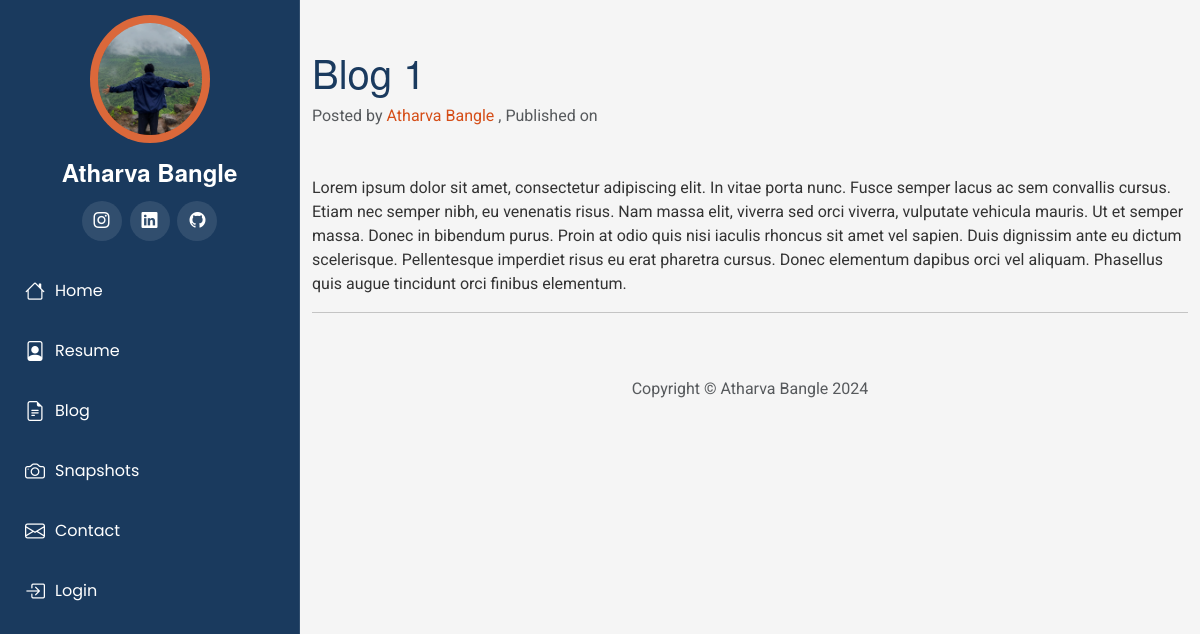
Before: /blog/1/ with the older database file.
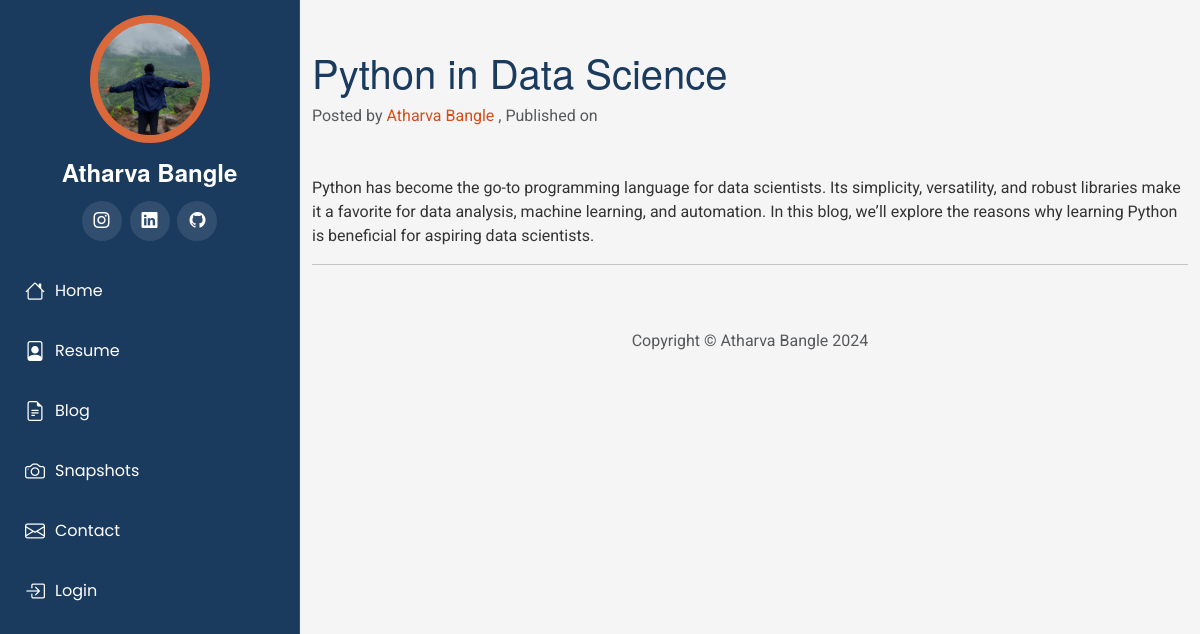
After: the same page with the newer database file.
### blog/models.py (models this page shows, shortened)
class Post(models.Model):
    title = models.CharField(max_length=100)
    subtitle = models.CharField(max_length=100)
    date = models.DateTimeField(default=timezone.now)
    body = models.TextField()

### blog/views.py (the view)
# urls.py: path('blog/<str:post_id>/', blog_views.post, name='post'),
def post(request, post_id):
    posts = Post.objects.get(id=post_id)
    return render(request, 'post.html', {'posts': posts})

### templates/post.html (shortened to what this page needs)
{% load static %}
<!DOCTYPE html>
<html lang="en">
<head>
    <link href="{% static 'vendor/bootstrap/css/bootstrap.min.css' %}" rel="stylesheet">
    <link href="{% static 'vendor/bootstrap-icons/bootstrap-icons.css' %}" rel="stylesheet">
    <link href="https://unpkg.com/aos@2.3.1/dist/aos.css" rel="stylesheet">
    <link href="{% static 'vendor/glightbox/css/glightbox.min.css' %}" rel="stylesheet">
    <link href="{% static 'vendor/swiper/swiper-bundle.min.css' %}" rel="stylesheet">
    <link href="{% static 'css/main.css' %}" rel="stylesheet">
</head>
<body>
    <header id="header" class="header d-flex flex-column">
        <div class="profile-img">
            <img src="{% static 'img/profile.jpg' %}" alt="Profile Image" class="img-fluid rounded-circle">
        </div>
        <a href="{% url 'home' %}" class="logo d-flex align-items-center justify-content-center">
            <h1 class="sitename">Atharva Bangle</h1>
        </a>
        <div class="social-links text-center">
            <a href="https://www.instagram.com/abros3006?igsh=MWV3dnF6Z2ZwOHY4OA==" class="instagram" aria-label="Instagram"><i class="bi bi-instagram"></i></a>
            <a href="https://www.linkedin.com/in/atharva-bangle/" class="linkedin" aria-label="LinkedIn"><i class="bi bi-linkedin"></i></a>
            <a href="https://github.com/Abros3006" class="github" aria-label="GitHub"><i class="bi bi-github"></i></a>
        </div>
        <nav id="navmenu" class="navmenu">
            <ul>
              <li>
                <a href="{% url 'home' %}" class="{% if request.path == '/' %}active{% endif %}">
                  <i class="bi bi-house navicon"></i>Home
                </a>
              </li>
              <li>
                <a href="{% url 'resume' %}" class="{% if request.path == '/resume/' %}active{% endif %}">
                  <i class="bi bi-file-person navicon"></i>Resume
                </a>
              </li>
              <li>
                <a href="{% url 'blog' %}" class="{% if request.path == '/blog/' %}active{% endif %}">
                  <i class="bi bi-file-earmark-text navicon"></i>Blog
                </a>
              </li>
              <li>
                <a href="{% url 'snapshots' %}" class="{% if request.path == '/snapshots/' %}active{% endif %}">
                  <i class="bi bi-camera navicon"></i>Snapshots
                </a>
              </li>
              <li>
                <a href="{% url 'home' %}#contact">
                  <i class="bi bi-envelope navicon"></i>Contact
                </a>
              </li>
              {% if user.is_authenticated %}
                <li>
                  <a href="{% url 'logout' %}">
                    <i class="bi bi-box-arrow-right navicon"></i>Logout
                  </a>
                </li>
              {% else %}
                <li>
                  <a href="{% url 'login' %}">
                    <i class="bi bi-box-arrow-in-right navicon"></i>Login
                  </a>
                </li>
              {% endif %}
            </ul>
          </nav>
    </header>
    <main class="main">
        <div class="container mt-5">
            <div class="row">
                <div class="mx-auto">
                    <h1 class="mb-2">{{posts.title}}</h1>
                    <p class="text-muted mb-5">Posted by <a href="#">Atharva Bangle</a> , Published on {{posts.Date}}</p>
                    <p class="post-excerpt">{{posts.body}}</p>
                    <hr>
                </div>
            </div>
            <footer>
              <div class="container mt-5">
                  <div class="row">
                      <div class="col-9 mx-auto">
                          <p class="text-center text-muted mb-2">Copyright © Atharva Bangle 2024</p>
                      </div>
                  </div>
              </div>
          </footer>
      </div>
    </main>
</body>
</html>

### static/css/main.css (style rules this page uses)
:root { --default-font: "Roboto", system-ui, -apple-system, "Segoe UI", Roboto, "Helvetica Neue", Arial, "Noto Sans", "Liberation Sans", sans-serif, "Apple Color Emoji", "Segoe UI Emoji", "Segoe UI Symbol", "Noto Color Emoji"; --heading-font: "Helvetica Neue", sans-serif; --nav-font: "Poppins", sans-serif; }
:root { --background-color: #F5F5F5; --default-color: #333333; --heading-color: #1A3A5E; --accent-color: #d54e18; --contrast-color: #FFFFFF; --nav-color: #FFFFFF; --nav-hover-color: #d54e18; --nav-dropdown-background-color: #FFFFFF; --nav-dropdown-color: #333333; --nav-dropdown-hover-color: #d54e18; --header-background-color: #1A3A5E; --header-color: #FFFFFF; }
:root { scroll-behavior: smooth; }
body { color: var(--default-color); background-color: var(--background-color); font-family: var(--default-font); }
a { color: var(--accent-color); text-decoration: none; transition: 0.3s; }
h1, h2, h3, h4, h5, h6 { color: var(--heading-color); font-family: var(--heading-font); }
.header { --background-color: var(--header-background-color); --default-color: var(--header-color); --heading-color: var(--header-color); color: var(--default-color); background-color: var(--background-color); position: fixed; top: 0; left: 0; bottom: 0; padding: 0 15px; width: 300px; transition: all ease-in-out 0.3s; overflow-y: auto; z-index: 997; border-right: 1px solid color-mix(in srgb, var(--default-color), transparent 90%); }
.header .profile-img img { margin: 15px auto; display: block; width: 120px; border: 8px solid color-mix(in srgb, var(--default-color), transparent 85%); }
.header .logo { line-height: 1; margin-bottom: 15px; }
.header .logo h1 { font-size: 24px; margin: 0; font-weight: 700; color: var(--heading-color); }
.header .social-links { margin: 0 0 20px 0; }
.header .social-links a { font-size: 16px; display: inline-flex; align-items: center; justify-content: center; background: color-mix(in srgb, var(--default-color), transparent 90%); color: var(--default-color); margin: 0 2px; border-radius: 50%; text-align: center; width: 40px; height: 40px; transition: 0.3s; }
@media (min-width: 1200px) { .header~main, .header~#footer { margin-left: 300px; } }
.navmenu { padding: 0; z-index: 9997; }
.navmenu ul { list-style: none; padding: 0 0 20px 0; margin: 0; }
.navmenu a, .navmenu a:focus { color: var(--nav-color); padding: 15px 10px; font-family: var(--nav-font); font-size: 16px; font-weight: 400; display: flex; align-items: center; white-space: nowrap; transition: 0.3s; width: 100%; }
.navmenu a .navicon, .navmenu a:focus .navicon { font-size: 20px; margin-right: 10px; }
.rounded-circle { background-color: #d54e18 !important; }

Changed rows visible on the page:
changed Post: title "Blog 1" → "Python in Data Science"; body "Lorem ipsum dolor sit amet, consectetur adipiscing elit. In vitae porta nunc. Fusce semper lacus ac sem convallis cursus. Etiam nec semper nibh, eu venenatis risus. Nam massa elit, viverra sed orci viverra, vulputate vehicula mauris. Ut et semper massa. Donec in bibendum purus. Proin at odio quis nisi iaculis rhoncus sit amet vel sapien. Duis dignissim ante eu dictum scelerisque. Pellentesque imperdiet risus eu erat pharetra cursus. Donec elementum dapibus orci vel aliquam. Phasellus quis augue tincidunt orci finibus elementum." → "Python has become the go-to programming language for data scientists. Its simplicity, versatility, and robust libraries make it a favorite for data analysis, machine learning, and automation. In this blog, we’ll explore the reasons why learning Python is beneficial for aspiring data scientists."
